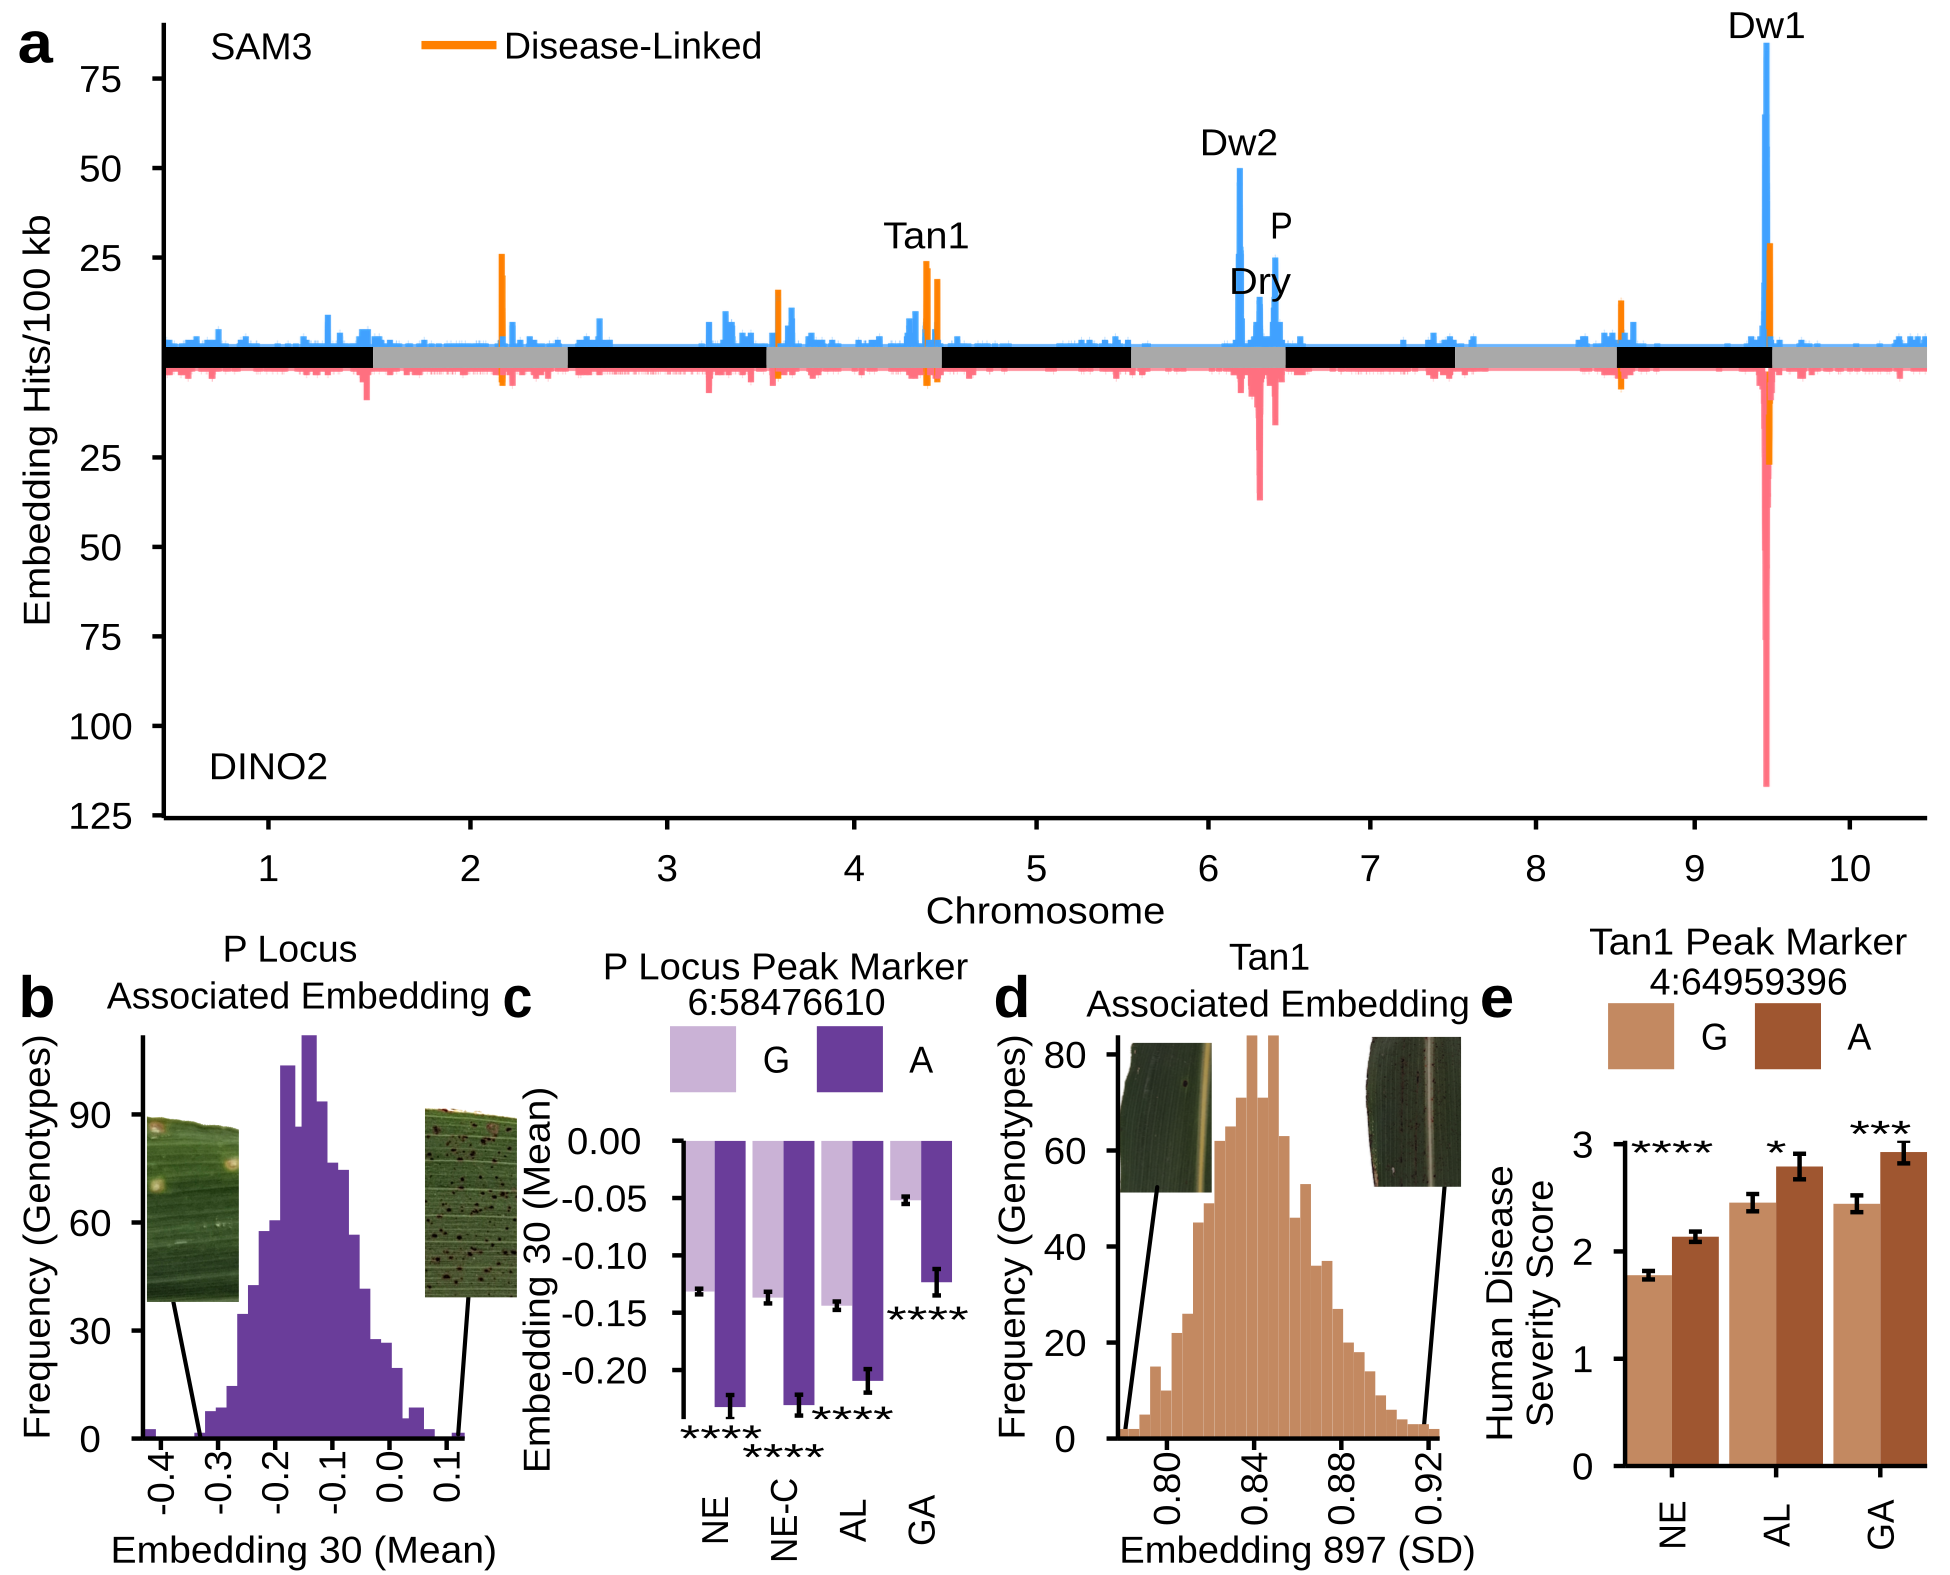

Generate this figure with R:
library(tidyverse)
library(paletteer)
library(cowplot)
library(ggrastr)
library(vcfR)
theme_use <- theme_minimal() +
  theme(axis.text.x = element_text(size = 9, color = 'black', margin = margin(0, 0, 0, 0), 
                                   vjust = 0.5, hjust = 0.5),
        axis.text.y = element_text(size = 9, color = 'black', vjust = 0.5, hjust = 0.5),
        legend.text = element_text(size = 9, color = 'black', vjust = 0.5, hjust = 0.5),
        plot.title = element_text(size = 9, color = 'black', vjust = 0, hjust = 0.5),
        plot.subtitle = element_text(size = 9, color = 'black', vjust = 0, hjust = 0.5),
        text = element_text(size = 9, color = 'black'),
        legend.position = 'top',
        line = element_line(color = 'black', linewidth = 1),
        axis.ticks = element_line(color = 'black', linewidth = 0.5),
        axis.line.x.bottom = element_line(color = 'black', linewidth = 0.5),
        axis.line.y.left = element_line(color = 'black', linewidth = 0.5),
        panel.grid = element_blank(), 
        panel.background = element_blank())


plotHotspots <- function(.data, sig, species ='sorghum', chr=CHROM, pos=POS, chrGap=0, colors=c('blue'), theme=NULL, chrLengths=NULL, ylab = '', 
                         mirrored = FALSE, data_b = NULL, mirror_labels = NULL, color_aes = NULL, overlay = NULL)
{
  theme_use <- theme
  chromLength <- tibble()
  if(species=='maize')
  {
    chromLength <-  tibble(max_bp = c(308452471, 243675191, 238017767, 250330460, 226353449, 
                                      181357234, 185808916, 182411202, 163004744, 152435371), 
                           {{ chr }} := 1:10) %>% 
      arrange({{ chr }}) %>%
      mutate(bp_add = lag(cumsum(max_bp), default = 0) + (CHROM - 1)*chrGap)
  }
  else if(species=='sorghum')
  {
    chromLength <- tibble(max_bp = c(85112863, 79114963, 80873341, 71215609, 77058072, 
                                     62713908, 68911884, 65779274, 63277606, 62870657), 
                          {{ chr }} := 1:10) %>% 
      arrange({{ chr }}) %>%
      mutate(bp_add = lag(cumsum(max_bp), default = 0) + (CHROM - 1)*chrGap)
  }
  else
  {
    chromLength <- chrLengths %>% 
      arrange({{ chr }}) %>%
      mutate(bp_add = lag(cumsum(max_bp), default = 0) + (CHROM - 1)*chrGap)
  }
  n_chromosomes <- length(chromLength$max_bp)
  last_chr_len <- chromLength$max_bp[n_chromosomes]
  
  if(is.null(theme))
  {
    theme_use <- theme_minimal() +
      theme(axis.text.x = element_text(size = 11, color = 'black', margin = margin(0, 0, 0, 0), 
                                       vjust = 0.5, hjust = 0.5),
            axis.text.y = element_text(size = 11, color = 'black', vjust = 0, hjust = 0.5),
            legend.text = element_text(size = 11, color = 'black'),
            plot.title = element_text(size = 11, color = 'black', vjust = 0, hjust = 0.5),
            text = element_text(size = 11, color = 'black'),
            legend.position = 'none',
            line = element_line(color = 'black', linewidth = 1),
            panel.grid = element_blank())
  }
  
  df <- .data %>% 
    full_join(chromLength, join_by({{ chr }})) %>% 
    rowwise() %>% 
    mutate(loc = {{ pos }} + bp_add) %>%
    ungroup()
  
  xlim <- last_chr_len + max(chromLength$bp_add)
  
  x_axis_set <- chromLength %>% 
    arrange({{ chr }}) %>% 
    mutate(center = (bp_add + lead(bp_add, default = xlim))/2)
  
  line_plot <- NULL
  if(mirrored)
  {
    ymax <- max(c(df[[deparse(substitute(sig))]], data_b[[deparse(substitute(sig))]]), na.rm = TRUE)
    ylim_upper <- 1.1*max(c(df[[deparse(substitute(sig))]]), na.rm = TRUE)
    ylim_lower <- -1.1*max(c(data_b[[deparse(substitute(sig))]]), na.rm = TRUE)
    axis_gap_y <- 0.025*ymax

    y_interval <- if(ymax > 50) 25 else 10
    sig_breaks <- seq(y_interval, y_interval*ceiling(ymax/y_interval), by = y_interval)
    y_breaks <- c(-1*(sig_breaks + axis_gap_y), sig_breaks + axis_gap_y)
    y_labels <- c(sig_breaks, sig_breaks)
    y_order <- order(y_breaks)
    y_breaks <- y_breaks[y_order]
    y_labels <- y_labels[y_order]

    df_b <- data_b %>%
      full_join(chromLength, join_by({{ chr }})) %>% 
      rowwise() %>% 
      mutate(loc = {{ pos }} + bp_add, 
             {{ sig }} := -1*({{ sig }} + axis_gap_y)) %>%
      ungroup() %>% 
      mutate(panel = mirror_labels[['b']])
    
    df <- df %>% 
      mutate(panel = mirror_labels[['t']]) %>% 
      rowwise() %>% 
      mutate({{ sig }} := {{ sig }} + axis_gap_y) %>%
      ungroup() %>%
      bind_rows(df_b) %>% 
      mutate(panel = factor(panel, levels = c(mirror_labels[['t']], mirror_labels[['b']])))
    
    
    if(!is.null(color_aes))
    {
      df_overlay <- df %>% 
        mutate({{ sig }} := case_when(.data[[color_aes]]!=overlay ~ 0, .default = {{ sig }}))
      df_main <- filter(df, .data[[color_aes]]!=overlay)
      
      line_plot <- ggplot(df_main, aes(loc, {{ sig }}, color = panel)) + 
        ggrastr::rasterise(geom_line(), dpi=1e3) + 
        ggrastr::rasterise(geom_line(mapping = aes(loc, {{ sig }}), data = df_overlay, inherit.aes = FALSE, color = colors[length(colors)]), 
                           dpi = 1e3) + 
        geom_rect(data = chromLength, 
                  inherit.aes = FALSE,
                  mapping = aes(xmin = bp_add, xmax = bp_add + max_bp, ymin = -1*axis_gap_y, ymax = axis_gap_y, 
                                fill = as.factor(({{ chr }} %% 2)==0))) +
        scale_x_continuous(name = 'Chromosome', 
                           labels = chromLength[['CHROM']], 
                           breaks = x_axis_set$center, 
                           limits = c(0, xlim),
                           expand = c(0, 0)) + 
        scale_y_continuous(name = ylab,
                           breaks = y_breaks,
                           labels = y_labels,
                           expand = c(0, 0),
                           limits = c(ylim_lower, ylim_upper)) +
        scale_fill_manual(values = c('black', 'darkgrey'), 
                          guide = 'none') +
        scale_color_manual(values = colors[1:(length(colors) - 1)]) + 
        annotate('text', x = chromLength$max_bp[1]/2, y = ylim_upper - 1.25*axis_gap_y, label = mirror_labels[['t']], size.unit = 'pt', size = 9) + 
        annotate('text', x = chromLength$max_bp[1]/2, y = ylim_lower + 1.25*axis_gap_y, label = mirror_labels[['b']], size.unit = 'pt', size = 9) + 
        theme_use
    }
    else
    {
      line_plot <- ggplot(df, aes(loc, {{ sig }}, color = panel)) + 
        ggrastr::rasterise(geom_line(), dpi=1e3) + 
        geom_rect(data = chromLength, 
                  inherit.aes = FALSE,
                  mapping = aes(xmin = bp_add, xmax = bp_add + max_bp, ymin = -1*axis_gap_y, ymax = axis_gap_y, 
                                fill = as.factor(({{ chr }} %% 2)==0))) +
        scale_x_continuous(name = 'Chromosome', 
                           labels = chromLength[['CHROM']], 
                           breaks = x_axis_set$center, 
                           limits = c(0, xlim),
                           expand = c(0, 0)) + 
        scale_y_continuous(name = ylab,
                           breaks = y_breaks,
                           labels = y_labels,
                           expand = c(0, 0),
                           limits = c(ylim_lower, ylim_upper)) +
        scale_fill_manual(values = c('black', 'darkgrey'), 
                          guide = 'none') +
        scale_color_manual(values = colors) + 
        annotate('text', x = chromLength$max_bp[1]/2, y = ylim_upper - 1.25*axis_gap_y, label = mirror_labels[['t']], size.unit = 'pt', size = 9) + 
        annotate('text', x = chromLength$max_bp[1]/2, y = ylim_lower + 1.25*axis_gap_y, label = mirror_labels[['b']], size.unit = 'pt', size = 9) + 
        theme_use
    }
  }
  else
  {
    ymax <- max(df[[deparse(substitute(sig))]], na.rm = TRUE)
    ylim_upper <- ymax + 0.1*ymax
    ylim_lower <- 0 - 0.05*ymax
    
    if(is.null(color_aes))
    {
      line_plot <- ggplot(df, aes(loc, {{ sig }})) + 
        ggrastr::rasterise(geom_line(color = colors), dpi=1e3) + 
        geom_rect(data = chromLength,
                  inherit.aes = FALSE,
                  mapping = aes(xmin = bp_add, xmax = bp_add + max_bp, ymin = ylim_lower, ymax = 0,
                                fill = as.factor(({{ chr }} %% 2)==0))) +
        scale_x_continuous(name = 'Chromosome', 
                           labels = chromLength[['CHROM']], 
                           breaks = x_axis_set$center, 
                           limits = c(0, xlim),
                           expand = c(0, 0)) + 
        scale_y_continuous(name = ylab, 
                           expand = c(0, 0),
                           limits = c(ylim_lower, ylim_upper)) + 
        scale_fill_manual(values = c('black', 'darkgrey'), 
                          guide = 'none') +
        theme_use
    }
    else
    {
      line_plot <- ggplot(df, aes(loc, {{ sig }}, color = .data[[color_aes]])) + 
        ggrastr::rasterise(geom_line(), dpi=1e3) + 
        geom_rect(data = chromLength,
                  inherit.aes = FALSE,
                  mapping = aes(xmin = bp_add, xmax = bp_add + max_bp, ymin = ylim_lower, ymax = 0,
                                fill = as.factor(({{ chr }} %% 2)==0))) +
        scale_x_continuous(name = 'Chromosome', 
                           labels = chromLength[['CHROM']], 
                           breaks = x_axis_set$center, 
                           limits = c(0, xlim),
                           expand = c(0, 0)) + 
        scale_y_continuous(name = ylab, 
                           expand = c(0, 0),
                           limits = c(ylim_lower, ylim_upper)) + 
        scale_color_manual(values = colors) + 
        scale_fill_manual(values = c('black', 'darkgrey'), 
                          guide = 'none') +
        theme_use
    }
  }
  
  return(line_plot)
}

plotAssociationStability <- function(.data, trait, marker, colors = c('blue', 'red'), trait_name = NULL, marker_name = NULL, pvals = NULL)
{
  trait_str <- as.character(deparse(substitute(trait)))
  marker_str <- as.character(deparse(substitute(marker)))
  if(is.null(trait_name)) {trait_name <- trait_str}
  if(is.null(marker_name)) {trait_name <- marker_str}
  .data <- .data %>% filter(!is.na({{ marker }}) & !is.na({{ trait }}))
  present_environments <- levels(.data[['environment']])[levels(.data[['environment']]) %in% unique(as.character(.data[['environment']]))]
  
  if(is.null(pvals))
  {
    pvals <- list()
    for(e in present_environments)
    {
      pvals[[e]] <- wilcox.test(as.formula(str_c(trait_str, ' ~ `', marker_str, '`')),
                                data = .data,
                                subset = .data[['environment']]==e,
                                conf.int = TRUE)$p.value
    }
  }

  significance <- c()
  for(e in present_environments)
  {
    p <- pvals[[e]]

    if(is.na(p))
    {
      significance <- c(significance, '')
    }
    else if(p < 0.0001)
    {
      significance <- c(significance, '****')
    }
    else if(p < 0.001)
    {
      significance <- c(significance, '***')
    }
    else if(p < 0.01)
    {
      significance <- c(significance, '**')
    }
    else if(p < 0.05)
    {
      significance <- c(significance, '*')
    }
    else
    {
      significance <- c(significance, '')
    }
  }
  
  df <- .data %>%
    group_by(environment, {{ marker }}) %>% 
    summarise(mean = mean({{ trait }}, na.rm = TRUE),
              se = sd({{ trait }}, na.rm = TRUE)/sqrt(n()), 
              n = n())
  df %>% 
    dplyr::select(environment, {{ marker }}, n) %>%
    arrange(environment, {{ marker }}) %>% 
    print()
  
  plot <- ggplot(df, aes(environment, mean, fill = {{ marker }})) + 
    geom_col(position = position_dodge(width = 0.9)) + 
    geom_errorbar(aes(ymin = mean - se, ymax = mean + se), 
                  position = position_dodge(width = 0.9), 
                  width = 0.25) + 
    annotate(geom = 'text',
             x = present_environments,
             y = max(df$mean, na.rm = TRUE), 
             label = significance, 
             size = 9, 
             size.unit = 'pt') + 
    scale_x_discrete(name = NULL, 
                     expand = c(0, 0)) + 
    scale_y_continuous(name = trait_name, 
                       expand = c(0, 0)) +
    scale_fill_manual(name = marker_name,
                      values = colors, 
                      labels = str_split(deparse(substitute(marker)), ':')[[1]][3:4]) + 
    theme_use + 
    theme(axis.text.x = element_text(size = 9, color = 'black', margin = margin(0, 0, 0, 0), 
                                     vjust = 0.5, hjust = 0.5, angle = 90))
  return(plot)
}

embedding_hotspots <- read_csv('sam3_peaks_ge10_embeddings.csv') %>% 
  add_column(hotspot_code = c('2', '4a', '4b', '4c', '4d', '4e', '6a', '6b', '6c', '9a', '9b', '9c'), 
             disease_linked = c(TRUE, TRUE, FALSE, TRUE, TRUE, TRUE, FALSE, FALSE, FALSE, TRUE, FALSE, TRUE))

disease_embedding_hotspots <- embedding_hotspots$hotspot_code[embedding_hotspots$disease_linked]

hotspots_sam3 <- read_csv('sam3_hits_per_100kb.csv') %>% 
  mutate(hotspot_code = NA)
hotspots_dino2 <- read_csv('dino2_hits_per_100kb.csv') %>% 
  mutate(hotspot_code = NA)

for(h in 1:nrow(embedding_hotspots))
{
  hotspots_sam3 <- hotspots_sam3 %>% 
    mutate(hotspot_code = case_when(CHROM==embedding_hotspots$chrom[h] & 
                                      (between(window_start, embedding_hotspots$peak_start_bp[h], embedding_hotspots$peak_end_bp[h]) |
                                         between(window_end, embedding_hotspots$peak_start_bp[h], embedding_hotspots$peak_end_bp[h])) ~
                                      embedding_hotspots$hotspot_code[h], .default = hotspot_code))
  hotspots_dino2 <- hotspots_dino2 %>% 
    mutate(hotspot_code = case_when(CHROM==embedding_hotspots$chrom[h] & 
                                      (between(window_start, embedding_hotspots$peak_start_bp[h], embedding_hotspots$peak_end_bp[h]) |
                                         between(window_end, embedding_hotspots$peak_start_bp[h], embedding_hotspots$peak_end_bp[h])) ~
                                      embedding_hotspots$hotspot_code[h], .default = hotspot_code))
}

hotspots_sam3 <- hotspots_sam3 %>% 
  mutate(disease_linked = case_when(hotspot_code %in% disease_embedding_hotspots ~ 'Disease-Linked', .default = 'SAM3'))
hotspots_dino2 <- hotspots_dino2 %>% 
  mutate(disease_linked = case_when(hotspot_code %in% disease_embedding_hotspots ~ 'Disease-Linked', .default = 'DINO2'))
  
disease_color <- paletteer_d("RColorBrewer::Paired")[8]

hotspot_plot <- plotHotspots(.data = hotspots_sam3, sig = n_distinct_hits, species = 'sorghum', 
                             chr = CHROM, pos = window_start, theme = theme_use, 
                             ylab = 'Embedding Hits/100 kb', 
                             colors = c(paletteer_d("dichromat::DarkRedtoBlue_12", 3)[3], paletteer_d('ggsci::default_gsea')[11], disease_color), 
                             mirrored = TRUE, 
                             data_b = hotspots_dino2, 
                             mirror_labels = list(t = 'SAM3', b = 'DINO2'), 
                             color_aes = 'disease_linked', 
                             overlay = 'Disease-Linked')
hotspot_plot
# loci to annotate 
# pos is gene start_bp
hotspot_master <- read_csv('hotspot_master_table.csv')
chromLength <- tibble(max_bp = c(85112863, 79114963, 80873341, 71215609, 77058072, 
                                 62713908, 68911884, 65779274, 63277606, 62870657), 
                      CHROM = 1:10) %>% 
  arrange(CHROM) %>%
  mutate(bp_add = lag(cumsum(max_bp), default = 0) + (CHROM - 1)*0)
loci_annotate <- embedding_hotspots %>% 
  mutate(candidate = hotspot_master$candidate_gene_model, 
         name = c(NA, NA, NA, 'Tan1', NA, NA, 'Dw2', 'Dry', 'P', NA, 'Dw1', NA)) %>% 
  left_join(chromLength, join_by(chrom==CHROM)) %>% 
  mutate(loc = top_marker_pos + bp_add)

hotspot_plot_annotated <- hotspot_plot + 
  annotate('text', x = loci_annotate$loc, y = loci_annotate$max_sam3_embeddings + 5, label = loci_annotate$name, size.unit = 'pt', size = 9) + 
  theme(legend.position = 'none')
hotspot_plot_annotated

vcf_subset <- read.vcfR('subset_snps.recode.vcf')
vcf_gt <- matrix(vcf_subset@gt, nrow = dim(vcf_subset@fix)[1])
colnames(vcf_gt) <- colnames(vcf_subset@gt)
vcf_gt <- vcf_gt[, 2:ncol(vcf_gt)]
vcf_gt[vcf_gt=='1|1'] <- '1/1'
vcf_gt[vcf_gt=='0|0'] <- '0/0'
vcf_gt[vcf_gt =="0|1"] <- NA
vcf_gt[vcf_gt =="0/1"] <- NA
vcf <- as_tibble(t(vcf_gt), rownames = 'genotype')
colnames(vcf) <- c('genotype', 
                   str_c(vcf_subset@fix[, 'CHROM'], vcf_subset@fix[, 'POS'], vcf_subset@fix[, 'REF'], vcf_subset@fix[, 'ALT'], sep = ":"))

# read in blues 
blues_all <- read_csv('blues_allsites_selected_embeddings.csv') %>% 
  mutate(environment = factor(environment, 
                              levels = c('Nebraska2025', 'Nebraska2025-Common', 'Alabama2025', 'Georgia2025'), 
                              labels = c('NE', 'NE-C', 'AL', 'GA'))) %>% 
  left_join(vcf, join_by(genotype), relationship = 'many-to-one')

blues_ne <- filter(blues_all, environment=='NE')

p_locus_hist <- ggplot(blues_ne, aes(embedding_mean_30)) +
  geom_histogram(fill = paletteer_d("RColorBrewer::Paired")[10], color = paletteer_d("RColorBrewer::Paired")[10]) + 
  annotate('point', x = c(-0.3316678, 0.1221007), y = rep(0, 2), shape = 17, color = 'blue', size = 5) +
  scale_x_continuous(name = 'Embedding 30 (Mean)', 
                     expand = c(0, 0)) + 
  scale_y_continuous(name = 'Frequency (Genotypes)', 
                     expand = c(0,0)) + 
  labs(title = 'P Locus\nAssociated Embedding') +
  theme_use
p_locus_hist

p_locus_embedding30_panicle <- read_csv('plocus_embedding_mean_30_significance.csv')[1:4, ] %>% 
  mutate(environment = c('AL', 'GA', 'NE', 'NE-C')) %>% 
  dplyr::select(environment, p_value) %>% 
  deframe()
p_locus_stability <- plotAssociationStability(blues_all, embedding_mean_30, `6:58476610:G:A`, colors = paletteer_d("RColorBrewer::Paired")[c(10, 9)], 
                                              trait_name = 'Embedding 30 (Mean)', marker_name = 'P Locus Peak Marker\n6:58476610', 
                                              pvals = p_locus_embedding30_panicle)
p_locus_stability

tan1_hist <- ggplot(blues_ne, aes(embedding_std_897)) + 
  geom_histogram(fill = paletteer_d('MoMAColors::Abbott')[3], color = paletteer_d('MoMAColors::Abbott')[3]) + 
  annotate('point', x = c(0.780, 0.918), y = rep(0, 2), shape = 17, color = 'blue', size = 5) + 
  scale_x_continuous(name = 'Embedding 897 (SD)', 
                     expand = c(0, 0)) + 
  scale_y_continuous(name = 'Frequency (Genotypes)', 
                     expand = c(0,0)) + 
  labs(title = 'Tan1\nAssociated Embedding') + 
  theme_use  
tan1_hist

human_scores <- read_csv('blues_allsites_human_scores.csv') %>% 
  filter(environment=='Nebraska2025') %>% 
  mutate(environment = factor(environment, 
                              levels = c('Nebraska2025'), 
                              labels = c('NE'))) %>% 
  left_join(vcf, join_by(genotype), relationship = 'many-to-one')
tan1_scores <- plotAssociationStability(human_scores, human_score, `4:64959396:G:A`, colors = paletteer_d('MoMAColors::Abbott')[3:4], trait_name = 'Human Disease\nSeverity Score', marker_name = 'Tan1 Peak Marker')
tan1_scores

fig3bottom <- plot_grid(p_locus_hist, p_locus_stability, tan1_hist, tan1_scores, nrow = 1, labels = c('b', 'c', 'd', 'e'), 
                        rel_widths = c(1, 1, 1, 0.6))
fig3 <- plot_grid(hotspot_plot_annotated, fig3bottom, nrow = 2, labels = c('a', NULL), rel_heights = c(1, 0.65))
# Code-generated export only. Published pair is hand-edited figure3.svg + figure3.png
# (do not overwrite those with this script).
ggsave('figure3_from_code.svg', plot = fig3, dpi = 300, bg = 'white', width = 6.5, height = 5.25)
